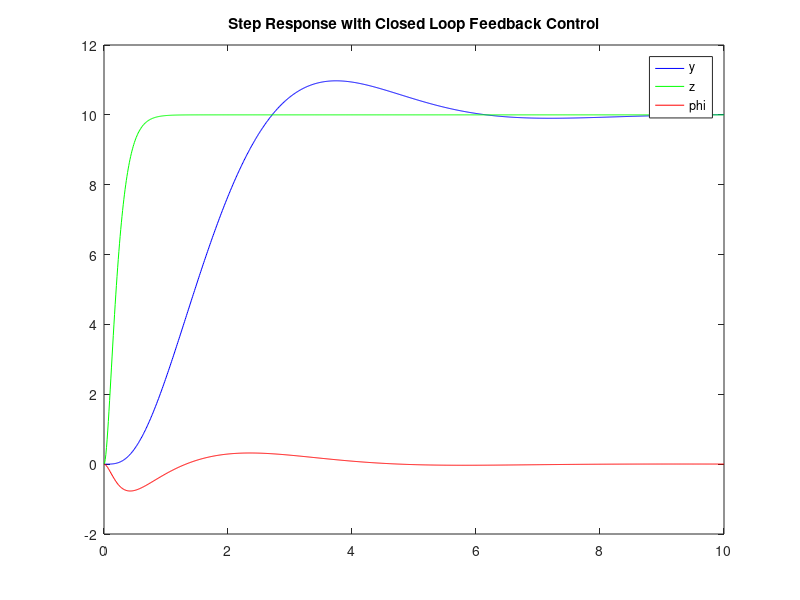
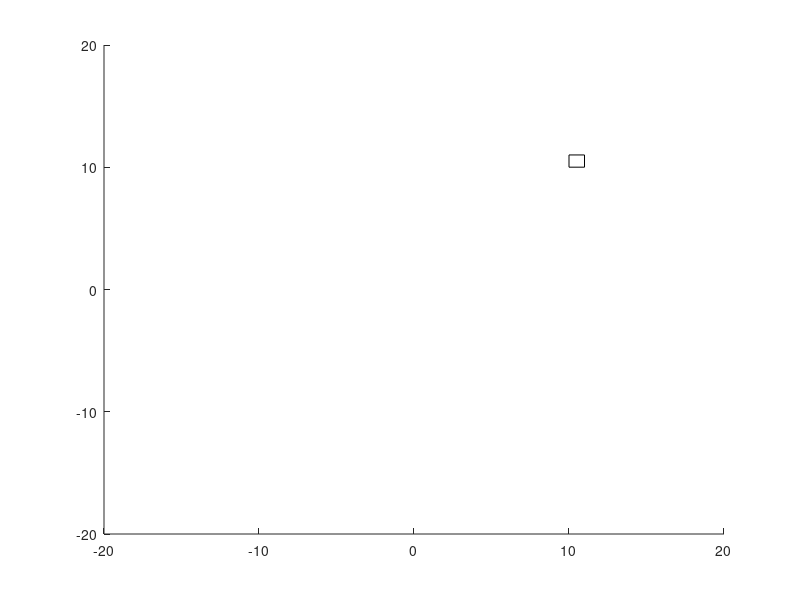

Recreate these plots in MATLAB, in order.
% Feedback based Control 2

clear all
close all
clc

g = 9.81;
m = 1;
Ixx = 8.1e-1;

A = [0 0 0 1 0 0; 0 0 0 0 1 0; 0 0 0 0 0 1; 0 0 -g 0 0 0; 0 0 0 0 0 0; 0 0 0 0 0 0];
B = [0 0; 0 0; 0 0; 0 0; 1/m 0; 0 1/Ixx];
C = [1 0 0 0 0 0; 0 1 0 0 0 0; 0 0 1 0 0 0; 0 0 0 0 0 0; 0 0 0 0 0 0; 0 0 0 0 0 0];
D = 0;

sys = ss(A,B,C,D);

%poles = eig(A);
%P = [-1.33+1.49j -1.33-1.49j -13.33 -14 -15 -16];
%P = [-1 -20 -30 -4 -50 -60];

% Percent Overshoot
OS = 10;
% Settling Time
Ts = 6;

% Damping coeff kesi
k = -log(OS/100)/sqrt((pi^2 + (log(OS/100))^2));

% Frequency
w = 4/(k*Ts);

poly = [1 2*k*w w^2];
R = roots(poly);
P = [R(1) R(2) 10*real(R(1)) 10*real(R(1))-1 10*real(R(1))-2 10*real(R(1))-3];

K = place(A,B,P);

x0 = [0; 0; 0; 0; 0; 0];
 
%G = [7.4151 209.1057; -71.1849 -7.4151];

Ac = (A-B*K);
Bc = B;
Cc = C;
Dc = D;

sys_cl = ss(Ac,Bc,Cc,Dc);
Kdc = dcgain(sys_cl);

% Gain
Kr = Kdc(1:2,1:2);
G = inv(Kr);

% Steady state tracking
Ac1 = (A-B*K);
Bc1 = B*G;
Cc1 = C;
Dc1 = D;
sys_cl1 = ss(Ac1,Bc1,Cc1,Dc1);

t = 0:0.01:10;
r(1,:) = 10*ones(size(t));
r(2,:) = 10*ones(size(t));

[y,t,x]=lsim(sys_cl1,r,t,x0);
plot(t,y(:,1),'b',t,y(:,2),'g',t,y(:,3),'r')
legend('y','z','phi');
title('Step Response with Closed Loop Feedback Control')

height = y(:,1);
v = y(:,2);
phi = y(:,3);
figure(2)
for i=1:1001
    r = rectangle('Position',[v(i) height(i) 1 1]');
    xlim([-20 20])
    ylim([-20 20])
    drawnow
    if i<1001
        delete(r)
    end
end